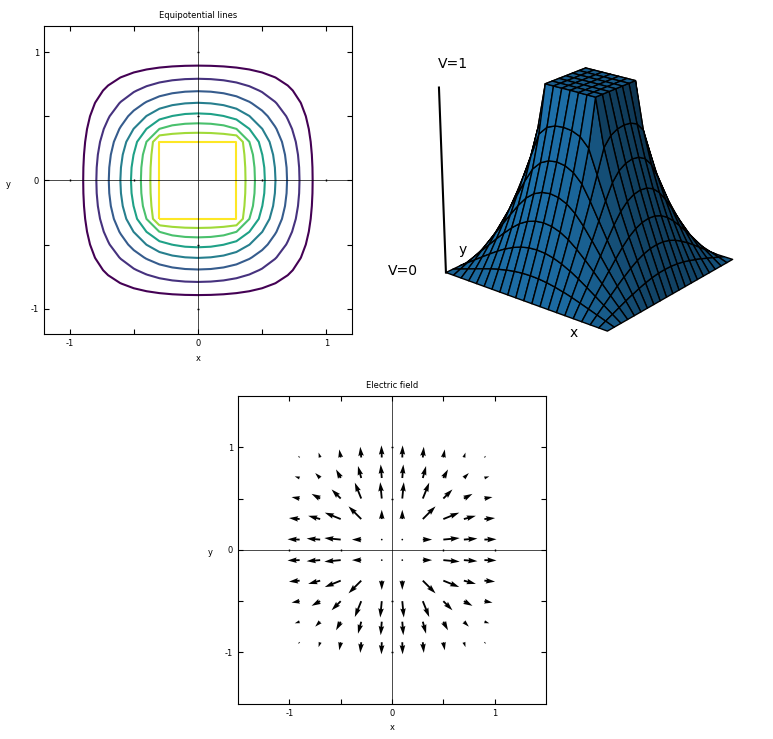

This chart was generated by the following Python code:
# generates Figure 5.5 in Giordano
# by James Keen - 2/27/20

import matplotlib.pyplot as plt
import numpy as np
from mpl_toolkits.mplot3d import Axes3D

# constants
diff = 0.00001 # this is the value used to test whether to stop iterating the Relaxation method
x = np.linspace(-1,1,21) # this defines a list of 21 points, from -1 to 1  [-1,-0.9,-0.8,...0.9, 1]
y = np.linspace(-1,1,21)
X,Y = np.meshgrid(x,y)

# variables with initial values
oldV = 0
count = 0

# arrays
U = np.zeros((21,21)) # defines a 2D array of 0's, 21 by 21
W = np.zeros((21,21))
V = np.zeros((21,21))

for i in range(7,14): #sets the square (conductor) in the center to value 1
    V[i][7:14] = 1

# this is the main loop for the Relaxation method
while (np.sum(V) - oldV) > diff:
    oldV = np.sum(V) # I add up all the values in the array, to compare against diff
    
    #top quadrant, above the square
    for j in range(1,20):
        for i in range(1,7):
            V[i][j] = (V[i+1][j] + V[i-1][j] + V[i][j+1] + V[i][j-1]) / 4
    #left quadrant, left of square
    for j in range(1,7):
        for i in range(7,14):
            V[i][j] = (V[i+1][j] + V[i-1][j] + V[i][j+1] + V[i][j-1]) / 4
    #right quadrant, right of square
    for j in range(14,20):
        for i in range(7,14):
            V[i][j] = (V[i+1][j] + V[i-1][j] + V[i][j+1] + V[i][j-1]) / 4
    #bottom quadrant, below square
    for j in range(1,20):
        for i in range(14,20):
            V[i][j] = (V[i+1][j] + V[i-1][j] + V[i][j+1] + V[i][j-1]) / 4
    count += 1 




# creates two new arrays with averaged magnitudes for x (U) and y (W) directions, for plotting vectors in E-field plot
for j in range(0,20):
    for i in range(0,20):
        U[i][j] = (V[i][j-1] - V[i][j+1]) / 2
        W[i][j] = (V[i-1][j] - V[i+1][j]) / 2


# Everything below here is just plotting



# this function sets all the parameters for the 2D plots
def setAxesParams(axis,limit,title,xlabel,ylabel):
    fsize = 6
    axis.set_xlim(-limit,limit)
    axis.set_ylim(-limit,limit)
    axis.tick_params(direction = 'in', top = True, right = True)
    axis.set_xticks([-1,-0.5,0,0.5,1])
    axis.set_xticklabels(['-1','','0','','1'],fontsize = fsize)
    axis.set_yticks([-1,-0.5,0,0.5,1])
    axis.set_yticklabels(['-1','','0','','1'],fontsize = fsize)
    axis.axhline(color='k',linewidth = 0.5)
    axis.axvline(color='k',linewidth = 0.5)
    axis.plot([-1,-0.5,0.5,1],[0,0,0,0],'|k',[0,0,0,0],[-1,-0.5,0.5,1],'_k',markersize = 2)
    axis.set_title(title,fontsize = fsize)
    axis.set_xlabel(xlabel,fontsize = fsize)
    axis.text(-limit-0.3,-0.05,'y',fontsize = fsize)
    return axis
   



# defines the figure and how many plots on it
fig = plt.figure()
grid = fig.add_gridspec(2,2)


# the 3D plot
ax1 = fig.add_subplot(grid[0,1],projection = '3d')
ax1.margins(0)
ax1.xaxis.set_pane_color((1.0, 1.0, 1.0, 0.0)) #these set the background panes to be invisible
ax1.yaxis.set_pane_color((1.0, 1.0, 1.0, 0.0))
ax1.zaxis.set_pane_color((1.0, 1.0, 1.0, 0.0))
ax1.xaxis._axinfo["grid"]['color'] =  (1,1,1,0) #these set the background grid to be invisible
ax1.yaxis._axinfo["grid"]['color'] =  (1,1,1,0)
ax1.zaxis._axinfo["grid"]['color'] =  (1,1,1,0)
ax1.set_axis_off() #turns off the axis lines
xs = (0.8,-1.2,-1.4,-1)
ys = (-1.3,-0.6,-1.4,-1)
zs = (0,0,0,1.1)
texts = ('x','y','V=0','V=1')
for i in range(0,4): #this takes the 4 lists above and places the labels in 3d-space
    ax1.text(xs[i],ys[i],zs[i],texts[i])
ax1.plot_surface(X,Y,V, edgecolor = 'black')
ax1.plot([-1,-1],[-1,-1],[0,1],'k') #this is the vertical line to the left of the 3d plot


# the Equipotential lines plot
ax2 = fig.add_subplot(grid[0,0], aspect = 'equal')
ax2 = setAxesParams(ax2,1.2,'Equipotential lines','x','y')
lines = np.linspace(0.125,0.9999999,8) # set to 0.9999999 instead of 1 because when set to 1, the line was not plotted.
ax2.contour(X,Y,V,lines)


#the E-field plot
ax3 = fig.add_subplot(grid[1,:], aspect = 'equal')
ax3 = setAxesParams(ax3,1.5,'Electric field','x','y')
 # below, X[1::2,1::2] means plot every second value, starting with index 1, so indeces 1,3,5... in both x and y directions
ax3.quiver(X[1::2,1::2],Y[1::2,1::2],U[1::2,1::2],W[1::2,1::2],angles = 'xy',scale = 1, scale_units = 'xy',pivot = 'tail')

plt.show()
